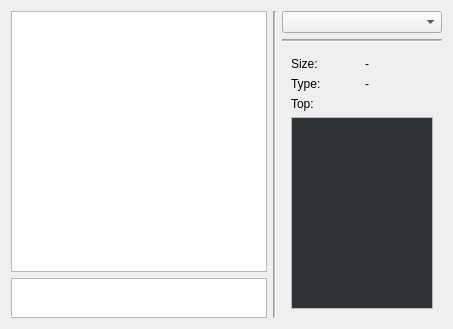
  <widget class="QWidget" name="centralWidget">
   <layout class="QGridLayout" name="gridLayout">
    <item row="0" column="0">
     <widget class="QWidget" name="widget" native="true">
      <property name="minimumSize">
       <size>
        <width>150</width>
        <height>0</height>
       </size>
      </property>
      <layout class="QHBoxLayout" name="horizontalLayout_4">
       <property name="leftMargin">
        <number>0</number>
       </property>
       <property name="topMargin">
        <number>0</number>
       </property>
       <property name="rightMargin">
        <number>0</number>
       </property>
       <property name="bottomMargin">
        <number>0</number>
       </property>
       <item>
        <layout class="QVBoxLayout" name="verticalLayout">
         <item>
          <widget class="QTextBrowser" name="StructScheme">
           <property name="minimumSize">
            <size>
             <width>0</width>
             <height>0</height>
            </size>
           </property>
          </widget>
         </item>
         <item>
          <widget class="QTextBrowser" name="StructElemList">
           <property name="sizePolicy">
            <sizepolicy hsizetype="Expanding" vsizetype="Fixed">
             <horstretch>0</horstretch>
             <verstretch>0</verstretch>
            </sizepolicy>
           </property>
           <property name="minimumSize">
            <size>
             <width>0</width>
             <height>40</height>
            </size>
           </property>
           <property name="maximumSize">
            <size>
             <width>16777215</width>
             <height>40</height>
            </size>
           </property>
           <property name="lineWrapMode">
            <enum>QTextEdit::NoWrap</enum>
           </property>
          </widget>
         </item>
        </layout>
       </item>
       <item>
        <widget class="Line" name="line_2">
         <property name="midLineWidth">
          <number>1</number>
         </property>
         <property name="orientation">
          <enum>Qt::Vertical</enum>
         </property>
        </widget>
       </item>
       <item>
        <layout class="QVBoxLayout" name="verticalLayout_3">
         <item>
          <widget class="QComboBox" name="StructsList">
           <property name="sizePolicy">
            <sizepolicy hsizetype="Preferred" vsizetype="Fixed">
             <horstretch>0</horstretch>
             <verstretch>0</verstretch>
            </sizepolicy>
           </property>
           <property name="minimumSize">
            <size>
             <width>0</width>
             <height>0</height>
            </size>
           </property>
           <property name="maximumSize">
            <size>
             <width>160</width>
             <height>16777215</height>
            </size>
           </property>
           <property name="focusPolicy">
            <enum>Qt::WheelFocus</enum>
           </property>
           <property name="layoutDirection">
            <enum>Qt::LeftToRight</enum>
           </property>
           <property name="currentText">
            <string/>
           </property>
           <property name="insertPolicy">
            <enum>QComboBox::NoInsert</enum>
           </property>
          </widget>
         </item>
         <item>
          <widget class="Line" name="line">
           <property name="maximumSize">
            <size>
             <width>16777215</width>
             <height>16777215</height>
            </size>
           </property>
           <property name="lineWidth">
            <number>1</number>
           </property>
           <property name="midLineWidth">
            <number>1</number>
           </property>
           <property name="orientation">
            <enum>Qt::Horizontal</enum>
           </property>
          </widget>
         </item>
         <item>
          <widget class="QWidget" name="StructInfoBar" native="true">
           <property name="enabled">
            <bool>true</bool>
           </property>
           <property name="sizePolicy">
            <sizepolicy hsizetype="Fixed" vsizetype="Preferred">
             <horstretch>0</horstretch>
             <verstretch>0</verstretch>
            </sizepolicy>
           </property>
           <property name="minimumSize">
            <size>
             <width>0</width>
             <height>0</height>
            </size>
           </property>
           <property name="maximumSize">
            <size>
             <width>160</width>
             <height>16777215</height>
            </size>
           </property>
           <layout class="QVBoxLayout" name="verticalLayout_2">
            <item>
             <layout class="QHBoxLayout" name="horizontalLayout_2">
              <item>
               <widget class="QLabel" name="label_5">
                <property name="text">
                 <string>Size:</string>
                </property>
               </widget>
              </item>
              <item>
               <widget class="QLabel" name="StructSizeField_2">
                <property name="enabled">
                 <bool>true</bool>
                </property>
                <property name="text">
                 <string>-</string>
                </property>
               </widget>
              </item>
             </layout>
            </item>
            <item>
             <layout class="QHBoxLayout" name="horizontalLayout">
              <item>
               <widget class="QLabel" name="label_6">
                <property name="text">
                 <string>Type:</string>
                </property>
               </widget>
              </item>
              <item>
               <widget class="QLabel" name="DataTypeField_2">
                <property name="text">
                 <string>-</string>
                </property>
               </widget>
              </item>
             </layout>
            </item>
            <item>
             <widget class="QLabel" name="label_4">
              <property name="text">
               <string>Top:</string>
              </property>
             </widget>
            </item>
            <item>
             <widget class="QTextBrowser" name="TopElDataField_2">
              <property name="maximumSize">
               <size>
                <width>16777215</width>
                <height>16777215</height>
               </size>
              </property>
              <property name="palette">
               <palette>
                <active>
                 <colorrole role="Base">
                  <brush brushstyle="SolidPattern">
                   <color alpha="255">
                    <red>46</red>
                    <green>52</green>
                    <blue>54</blue>
                   </color>
                  </brush>
                 </colorrole>
                </active>
                <inactive>
                 <colorrole role="Base">
                  <brush brushstyle="SolidPattern">
                   <color alpha="255">
                    <red>46</red>
                    <green>52</green>
                    <blue>54</blue>
                   </color>
                  </brush>
                 </colorrole>
                </inactive>
                <disabled>
                 <colorrole role="Base">
                  <brush brushstyle="SolidPattern">
                   <color alpha="255">
                    <red>46</red>
                    <green>52</green>
                    <blue>54</blue>
                   </color>
                  </brush>
                 </colorrole>
                </disabled>
               </palette>
              </property>
             </widget>
            </item>
           </layout>
          </widget>
         </item>
        </layout>
       </item>
      </layout>
     </widget>
    </item>
   </layout>
  </widget>
